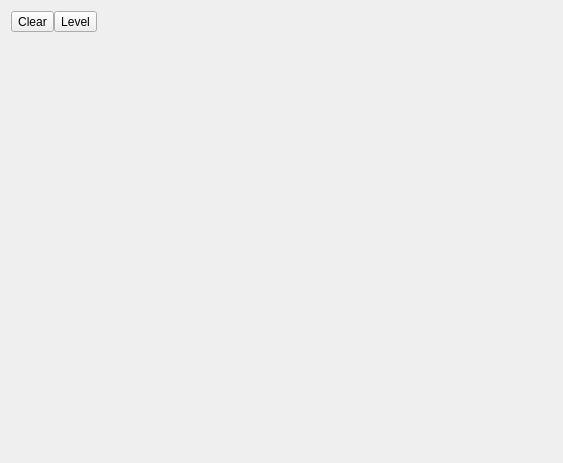
<?xml version="1.0" encoding="UTF-8"?>
<ui version="4.0">
 <class>LogViewer</class>
 <widget class="QWidget" name="LogViewer">
  <property name="geometry">
   <rect>
    <x>0</x>
    <y>0</y>
    <width>563</width>
    <height>463</height>
   </rect>
  </property>
  <property name="windowTitle">
   <string>Form</string>
  </property>
  <layout class="QVBoxLayout" name="verticalLayout">
   <item>
    <layout class="QHBoxLayout" name="horizontalLayout">
     <property name="spacing">
      <number>0</number>
     </property>
     <item>
      <widget class="QToolButton" name="clearButton">
       <property name="text">
        <string>Clear</string>
       </property>
      </widget>
     </item>
     <item>
      <widget class="QToolButton" name="levelButton">
       <property name="text">
        <string>Level</string>
       </property>
      </widget>
     </item>
     <item>
      <spacer name="horizontalSpacer">
       <property name="orientation">
        <enum>Qt::Horizontal</enum>
       </property>
       <property name="sizeHint" stdset="0">
        <size>
         <width>40</width>
         <height>20</height>
        </size>
       </property>
      </spacer>
     </item>
    </layout>
   </item>
   <item>
    <widget class="FileViewer" name="widget" native="true"/>
   </item>
  </layout>
 </widget>
 <customwidgets>
  <customwidget>
   <class>FileViewer</class>
   <extends>QWidget</extends>
   <header location="global">cchelper.fileviewer</header>
   <container>1</container>
  </customwidget>
 </customwidgets>
 <resources/>
 <connections/>
</ui>
